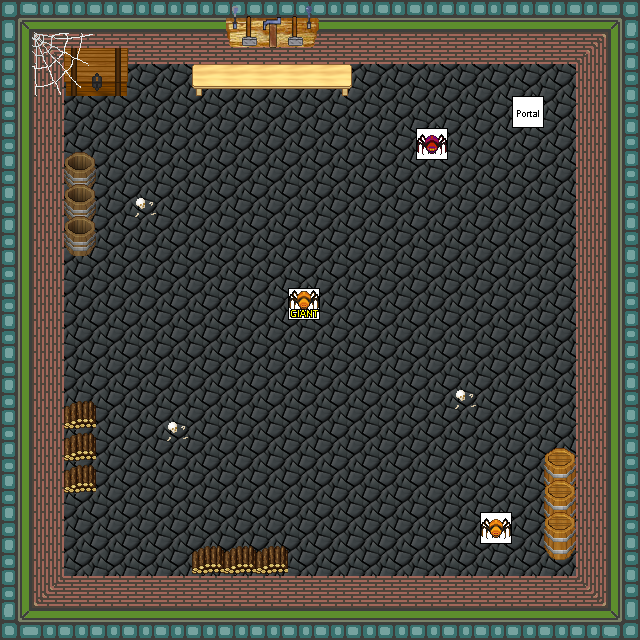

A 2D game scene composited from a Tiled map and its tileset images. What follows is a short description and the map's XML, with each tile layer's data collapsed to a summary:
An orthogonal 20x20 tile map with 32x32 px tiles, 5 tile layers (0_floor, 1_terrain, 2_object, 3_roof, ...), 2 hidden layers not drawn, 15 tilesets.

<map version="1.2" tiledversion="1.2.5" orientation="orthogonal" renderorder="right-down" width="20" height="20" tilewidth="32" tileheight="32" infinite="0" nextlayerid="8" nextobjectid="1">
 <tileset firstgid="1" name="stairs" tilewidth="32" tileheight="32" tilecount="12" columns="2">
  <image source="../../tileset/building/stairs/stairs.png" width="64" height="192" />
 </tileset>
 <tileset firstgid="13" name="long_side_on_pale" tilewidth="32" tileheight="32" tilecount="3" columns="3">
  <image source="../../tileset/furniture/table/long_side_on_pale.png" width="96" height="32" />
 </tileset>
 <tileset firstgid="16" name="logic/collision" tilewidth="32" tileheight="32" tilecount="1" columns="1">
  <image source="../../tileset/logic/collision.png" width="32" height="32" />
 </tileset>
 <tileset firstgid="17" name="logic/portal" tilewidth="32" tileheight="32" tilecount="16" columns="8">
  <image source="../../tileset/logic/portal.png" width="256" height="64" />
 </tileset>
 <tileset firstgid="33" name="stone_floors" tilewidth="32" tileheight="32" tilecount="6" columns="3">
  <image source="../../tileset/ground/stone_floors.png" width="96" height="64" />
 </tileset>
 <tileset firstgid="39" name="int_green_blue" tilewidth="32" tileheight="32" tilecount="16" columns="4">
  <image source="../../tileset/building/wall/int_green_blue.png" width="128" height="128" />
 </tileset>
 <tileset firstgid="55" name="int_wall_thin_bricks" tilewidth="32" tileheight="32" tilecount="12" columns="2">
  <image source="../../tileset/building/wall/int_wall_thin_bricks.png" width="64" height="192" />
 </tileset>
 <tileset firstgid="67" name="tool_rack" tilewidth="32" tileheight="32" tilecount="6" columns="3">
  <image source="../../tileset/furniture/other/tools_rack.png" width="96" height="64" />
 </tileset>
 <tileset firstgid="73" name="large" tilewidth="32" tileheight="32" tilecount="8" columns="4">
  <image source="../../tileset/item/chest/large.png" width="128" height="64" />
 </tileset>
 <tileset firstgid="81" name="skull_pale" tilewidth="32" tileheight="32" tilecount="2" columns="2">
  <image source="../../tileset/item/corpse/skull_pale.png" width="64" height="32" />
 </tileset>
 <tileset firstgid="83" name="dark_barrel" tilewidth="32" tileheight="32" tilecount="2" columns="1">
  <image source="../../tileset/item/pot/dark_barrel.png" width="32" height="64" />
 </tileset>
 <tileset firstgid="85" name="small_barrel" tilewidth="32" tileheight="32" tilecount="2" columns="1">
  <image source="../../tileset/item/pot/small_barrel.png" width="32" height="64" />
 </tileset>
 <tileset firstgid="87" name="webs" tilewidth="32" tileheight="32" tilecount="6" columns="2">
  <image source="../../tileset/building/decoration/webs.png" width="64" height="96" />
 </tileset>
 <tileset firstgid="93" name="firewood" tilewidth="32" tileheight="32" tilecount="12" columns="3">
  <image source="../../tileset/item/firewood.png" width="96" height="128" />
 </tileset>
 <tileset firstgid="105" name="logic/creature/spider" tilewidth="32" tileheight="32" tilecount="3" columns="3">
  <image source="../../tileset/logic/creature/spider.png" width="96" height="32" />
 </tileset>
 <layer id="1" name="0_floor" width="20" height="20">
  <data>[400 cells, 400 non-empty, 1 distinct tile ids]</data>
 </layer>
 <layer id="2" name="1_terrain" width="20" height="20">
  <data>[400 cells, 167 non-empty, 27 distinct tile ids]</data>
 </layer>
 <layer id="3" name="2_object" width="20" height="20">
  <data>[400 cells, 16 non-empty, 12 distinct tile ids]</data>
 </layer>
 <layer id="4" name="3_roof" width="20" height="20">
  <data>[400 cells, 6 non-empty, 6 distinct tile ids]</data>
 </layer>
 <layer id="5" name="objects" width="20" height="20">
  <data>[400 cells, 4 non-empty, 4 distinct tile ids]</data>
 </layer>
 <layer id="6" name="collision" width="20" height="20" visible="0" opacity="0.41">
  <data>[400 cells, 163 non-empty, 1 distinct tile ids]</data>
 </layer>
 <layer id="7" name="protection" width="20" height="20" visible="0">
  <data>[400 cells, 0 non-empty, 0 distinct tile ids]</data>
 </layer>
</map>
